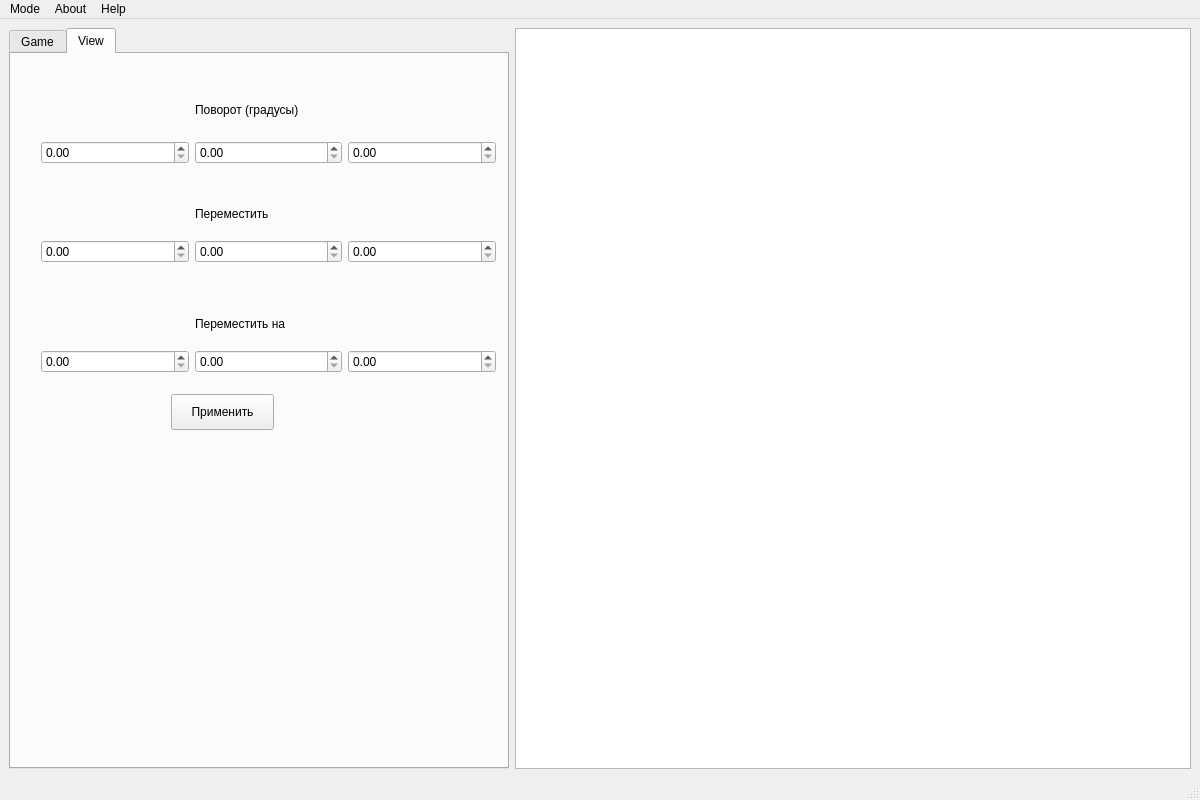
<?xml version="1.0" encoding="UTF-8"?>
<ui version="4.0">
 <class>MainWindow</class>
 <widget class="QMainWindow" name="MainWindow">
  <property name="enabled">
   <bool>true</bool>
  </property>
  <property name="geometry">
   <rect>
    <x>0</x>
    <y>0</y>
    <width>1200</width>
    <height>800</height>
   </rect>
  </property>
  <property name="minimumSize">
   <size>
    <width>600</width>
    <height>500</height>
   </size>
  </property>
  <property name="maximumSize">
   <size>
    <width>2000</width>
    <height>1000</height>
   </size>
  </property>
  <property name="windowTitle">
   <string>MainWindow</string>
  </property>
  <widget class="QWidget" name="centralwidget">
   <layout class="QHBoxLayout" name="horizontalLayout_2">
    <item>
     <layout class="QVBoxLayout" name="verticalLayout">
      <property name="sizeConstraint">
       <enum>QLayout::SetNoConstraint</enum>
      </property>
     </layout>
    </item>
    <item>
     <widget class="QTabWidget" name="tabWidget">
      <property name="sizePolicy">
       <sizepolicy hsizetype="Fixed" vsizetype="Expanding">
        <horstretch>0</horstretch>
        <verstretch>0</verstretch>
       </sizepolicy>
      </property>
      <property name="minimumSize">
       <size>
        <width>500</width>
        <height>360</height>
       </size>
      </property>
      <property name="currentIndex">
       <number>1</number>
      </property>
      <widget class="QWidget" name="tabGame">
       <attribute name="title">
        <string>Game</string>
       </attribute>
       <widget class="QWidget" name="gridLayoutWidget">
        <property name="geometry">
         <rect>
          <x>60</x>
          <y>40</y>
          <width>280</width>
          <height>105</height>
         </rect>
        </property>
        <layout class="QGridLayout" name="gridLayout">
         <item row="1" column="0">
          <widget class="QLabel" name="label_2">
           <property name="sizePolicy">
            <sizepolicy hsizetype="Expanding" vsizetype="Preferred">
             <horstretch>0</horstretch>
             <verstretch>0</verstretch>
            </sizepolicy>
           </property>
           <property name="text">
            <string>current position</string>
           </property>
          </widget>
         </item>
         <item row="2" column="2">
          <widget class="QLineEdit" name="lineEdit"/>
         </item>
         <item row="1" column="1">
          <widget class="QLineEdit" name="lineEdit_3"/>
         </item>
         <item row="2" column="1">
          <widget class="QLineEdit" name="lineEdit_4">
           <property name="text">
            <string/>
           </property>
          </widget>
         </item>
         <item row="1" column="2">
          <widget class="QLineEdit" name="lineEdit_2"/>
         </item>
         <item row="2" column="0">
          <widget class="QLabel" name="label_3">
           <property name="text">
            <string>next position</string>
           </property>
          </widget>
         </item>
         <item row="0" column="2">
          <widget class="QLabel" name="label">
           <property name="text">
            <string>Digit</string>
           </property>
          </widget>
         </item>
         <item row="0" column="1">
          <widget class="QLabel" name="labelLetter">
           <property name="text">
            <string>Letter</string>
           </property>
          </widget>
         </item>
        </layout>
       </widget>
       <widget class="QPushButton" name="pushButton">
        <property name="geometry">
         <rect>
          <x>80</x>
          <y>190</y>
          <width>241</width>
          <height>36</height>
         </rect>
        </property>
        <property name="text">
         <string>Вернуть в начальную позицию</string>
        </property>
       </widget>
      </widget>
      <widget class="QWidget" name="tabView">
       <attribute name="title">
        <string>View</string>
       </attribute>
       <widget class="QWidget" name="gridLayoutWidget_2">
        <property name="geometry">
         <rect>
          <x>30</x>
          <y>30</y>
          <width>455</width>
          <height>80</height>
         </rect>
        </property>
        <layout class="QGridLayout" name="gridLayout_2">
         <item row="1" column="1">
          <widget class="QDoubleSpinBox" name="doubleSpinBox_2"/>
         </item>
         <item row="1" column="0">
          <widget class="QDoubleSpinBox" name="doubleSpinBox"/>
         </item>
         <item row="1" column="2">
          <widget class="QDoubleSpinBox" name="doubleSpinBox_3"/>
         </item>
         <item row="0" column="1">
          <widget class="QLabel" name="label_4">
           <property name="text">
            <string>Поворот (градусы)</string>
           </property>
          </widget>
         </item>
        </layout>
       </widget>
       <widget class="QWidget" name="gridLayoutWidget_3">
        <property name="geometry">
         <rect>
          <x>30</x>
          <y>140</y>
          <width>455</width>
          <height>69</height>
         </rect>
        </property>
        <layout class="QGridLayout" name="gridLayout_3">
         <item row="1" column="2">
          <widget class="QDoubleSpinBox" name="doubleSpinBox_6"/>
         </item>
         <item row="1" column="1">
          <widget class="QDoubleSpinBox" name="doubleSpinBox_4"/>
         </item>
         <item row="1" column="0">
          <widget class="QDoubleSpinBox" name="doubleSpinBox_5"/>
         </item>
         <item row="0" column="1">
          <widget class="QLabel" name="label_5">
           <property name="text">
            <string>Переместить</string>
           </property>
          </widget>
         </item>
        </layout>
       </widget>
       <widget class="QWidget" name="gridLayoutWidget_4">
        <property name="geometry">
         <rect>
          <x>30</x>
          <y>250</y>
          <width>455</width>
          <height>69</height>
         </rect>
        </property>
        <layout class="QGridLayout" name="gridLayout_4">
         <item row="1" column="0">
          <widget class="QDoubleSpinBox" name="doubleSpinBox_8"/>
         </item>
         <item row="1" column="1">
          <widget class="QDoubleSpinBox" name="doubleSpinBox_7"/>
         </item>
         <item row="1" column="2">
          <widget class="QDoubleSpinBox" name="doubleSpinBox_9"/>
         </item>
         <item row="0" column="1">
          <widget class="QLabel" name="label_6">
           <property name="text">
            <string>Переместить на</string>
           </property>
          </widget>
         </item>
        </layout>
       </widget>
       <widget class="QPushButton" name="pushButton_2">
        <property name="geometry">
         <rect>
          <x>160</x>
          <y>340</y>
          <width>103</width>
          <height>36</height>
         </rect>
        </property>
        <property name="text">
         <string>Применить</string>
        </property>
       </widget>
      </widget>
     </widget>
    </item>
    <item>
     <widget class="QGraphicsView" name="graphicsView">
      <property name="sizePolicy">
       <sizepolicy hsizetype="Expanding" vsizetype="Expanding">
        <horstretch>0</horstretch>
        <verstretch>100</verstretch>
       </sizepolicy>
      </property>
     </widget>
    </item>
   </layout>
  </widget>
  <widget class="QMenuBar" name="menubar">
   <property name="geometry">
    <rect>
     <x>0</x>
     <y>0</y>
     <width>1200</width>
     <height>29</height>
    </rect>
   </property>
   <widget class="QMenu" name="menuAbout">
    <property name="title">
     <string>About</string>
    </property>
   </widget>
   <widget class="QMenu" name="menuHelp">
    <property name="title">
     <string>Help</string>
    </property>
   </widget>
   <widget class="QMenu" name="menuMode">
    <property name="title">
     <string>Mode</string>
    </property>
   </widget>
   <addaction name="menuMode"/>
   <addaction name="menuAbout"/>
   <addaction name="menuHelp"/>
  </widget>
  <widget class="QStatusBar" name="statusbar"/>
 </widget>
 <resources/>
 <connections/>
</ui>
